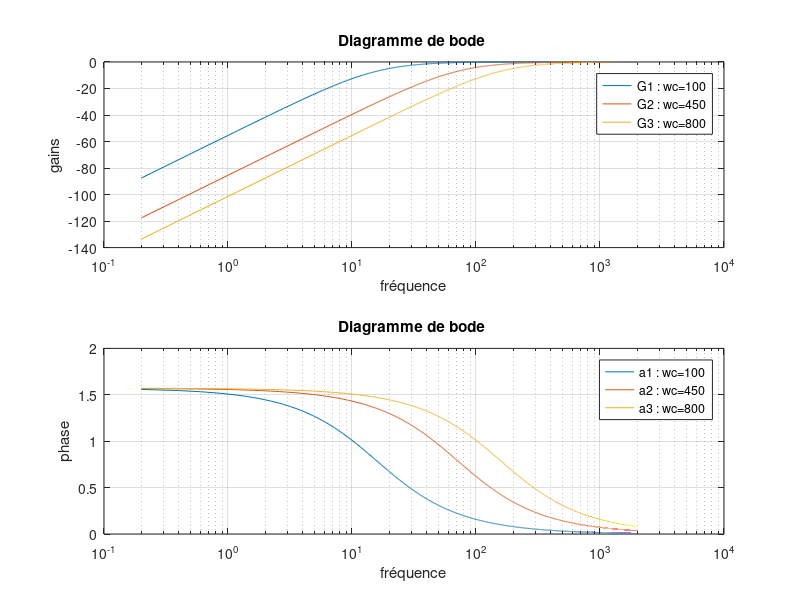

The MATLAB source for this figure: (Note: this script raises an error after producing the figure.)
%%on trace le signal x(t) et sa transformation de fourier 
%%question2

Te=0.0005;
fe=1/Te;
t=0:Te:5-Te; 


x=sin(2*pi*500*t)+sin(2*pi*400*t)+sin(2*pi*50*t);

N=length(t);%nombre d'echantillons egal à la longeur du t

f = (-N/2:N/2-1)*(fe/N); % le pas de discrétisation est fe/N 

y=fft(x);
%la fuite spectrale t=0:Te:5-Te; 

%%subplot(211)
%plot(t,x)
title("signal d'entrée x(t)")
grid on
%%subplot(212)
%plot(f,fftshift(abs(y)));
title("le sectre d'amplitude du signal d'entrée x")
grid on

%
%%question 1
%on trace le module de la fonction H(f)
f2=(0:N-1)*fe/N;
k=1;
w=2*pi*f2;
wc=50;
H=(k*1i*w/wc)./(1+1i*w/wc);
%semilogx(f2,abs(H));
grid on
title("module transmittance complexe du filtre passe haut ")
%on choisis differents pulsations de courpure wc :
wc1= 100;
wc2 =450;
wc3 =1000;

H1=(k*1i*w/wc1)./(1+1i*w/wc1);
H2=(k*1i*w/wc2)./(1+1i*w/wc2);
H3=(k*1i*w/wc3)./(1+1i*w/wc3);

%le gain pour differente fréquence de coupure

G = 20*log(abs(H));
G1 = 20*log(abs(H1));
G2 = 20*log(abs(H2));
G3 = 20*log(abs(H3));

a1= angle(H1);
a2= angle(H2);
a3= angle(H3);
%On trace le diagramme de Bode de phase 
subplot(211)
semilogx(f2,G1,f2,G2,f2,G3);
grid on
title("Diagramme de bode ")
ylabel("gains")
xlabel("fréquence")
legend("G1 : wc=100","G2 : wc=450","G3 : wc=800")


subplot(212)
semilogx(f2,a1,f2,a2,f2,a3);
grid on
title("Diagramme de bode ")
ylabel("phase")
xlabel("fréquence")
legend("a1 : wc=100","a2 : wc=450","a3 : wc=800")


%% question3
%on commence le filtrage

%concption du filtre
x_filtre1 = H1.*y; %on multiple le filtre par le signal
x_filtre2 = H2.*y;
x_filtre3 = H3.*y;

x1 = ifft(x_filtre1,"symmetric");% on applique la transformée de fourier inverse
% pour visualiser le signal filtré dans le domaine temporel
x2 = ifft(x_filtre2,"symmetric");
x3 = ifft(x_filtre3,"symmetric");

subplot(411)
plot(t,x);
grid on
ylabel("temps")
xlabel("amplitude")
xlim([0.5 1]);
title("x : le signal x avant filtrage")


subplot(412)
plot(t,x1);
grid on
ylabel("temps")
xlabel("amplitude")
xlim([0.5 1]);
title("signal x après le filtrage avec une fréquence de coupure wc=100")


subplot(413)
plot(t,x2);
grid on
ylabel("temps")
xlabel("amplitude")
xlim([0.5 1]);
title("signal x après le filtrage avec une fréquence de coupure wc=450")


subplot(414)
plot(t,x3);
grid on
ylabel("temps")
xlabel("amplitude")
xlim([0.5 1]);
title("signal x après le filtrage avec une fréquence de coupure wc=1000")













